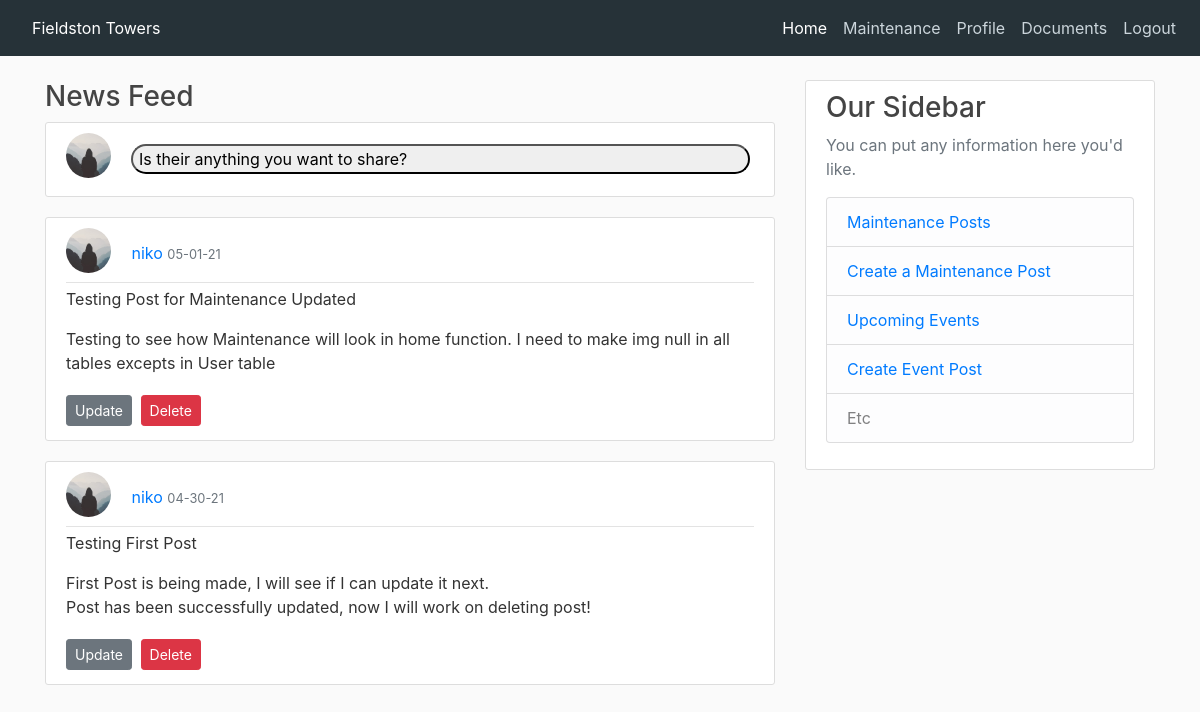
Screenshot of /home (signed in) with the database file from the repository.
### app/models.py (models this page shows, shortened)
class Maintenance(db.Model):
    id = db.Column(db.Integer, primary_key=True)
    maintenance_img = db.Column(db.String(20), nullable=False, default='default.jpg')
    title = db.Column(db.String(120))
    body = db.Column(db.String)
    start = db.Column(db.Time)
    end = db.Column(db.Time)
    date = db.Column(db.DateTime)
    timestamp = db.Column(db.DateTime, default=datetime.utcnow())
    user_id = db.Column(db.Integer, db.ForeignKey('user.id'))

class User(UserMixin, db.Model):
    id = db.Column(db.Integer, primary_key=True)
    username = db.Column(db.String(20), unique=True, nullable=False)
    first_name = db.Column(db.String(60), nullable=False)
    last_name = db.Column(db.String(60), nullable=False)
    phone_number = db.Column(db.String(), nullable=False)
    email = db.Column(db.String(120), unique=True, nullable=False)
    profile_img = db.Column(db.String(20), nullable=False, default='default.jpg')
    password_hash = db.Column(db.String(128), nullable=False)
    email_notification = db.Column(db.Boolean, default=False)
    test_notification = db.Column(db.Boolean, default=False)
    posts = db.relationship('CommunityBoard', backref='author', lazy=True)
    maintenances = db.relationship('Maintenance', backref='author', lazy=True)
    events = db.relationship('Event', backref='author', lazy=True)
    admin = db.Column(db.Boolean, default=False)

class CommunityBoard(db.Model):
    id = db.Column(db.Integer, primary_key=True)
    title = db.Column(db.String)
    post_img = db.Column(db.String(20), nullable=True)
    body = db.Column(db.String)
    user_id = db.Column(db.Integer, db.ForeignKey('user.id'))
    timestamp = db.Column(db.DateTime, default=datetime.utcnow())

### app/routes.py (the view)
@app.route('/home', methods=['GET', 'POST'])
@login_required
def home():
    image_file = url_for('static', filename='profile_pics/default.jpg')
    form = CommunityBoardForm()
    if form.validate_on_submit():
        posts = CommunityBoard(title=form.title.data, body=form.post.data, post_img=form.post_img.data, author=current_user)
        db.session.add(posts)
        db.session.commit()
        flash('Post Successful')
    posts = CommunityBoard.query.order_by(CommunityBoard.timestamp.desc()).all()
    maintenance_post = Maintenance.query.order_by(Maintenance.timestamp.desc()).all()
    return render_template('home.html', form=form, posts=posts,maintenance_post=maintenance_post, image_file=image_file)

### app/models.py (called while the page is built)
@login.user_loader
def load_user(id):
    return User.query.get(int(id))

### app/templates/home.html (shortened to what this page needs)
{% extends "base_login.html" %}
{% block content %}
<main>
    <h3>News Feed</h3>
    <article class="media content-section">
        <img class="rounded-circle article-img"
             src="{{ url_for('static', filename='profile_pics/default.jpg')}}">
        <button class="open-button buttonStyle" id="myBtn">
            Is their anything you want to share?
        </button>
    </article>
    {% for post in maintenance_post %}
    <article class="media content-section">
        <div class="media-body">
            <div class="article-metadata">
                <img class="rounded-circle article-img"
                     src="{{ url_for('static', filename='profile_pics/default.jpg')}}">
                <a href="{{url_for('user', username=post.author.username)}}">{{ post.author.username }}</a>
                <small class="text-muted">{{ post.timestamp.strftime('%m-%d-%y') }}</small>
            </div>
            <p class="article-content">{{ post.title}}</p>
            <p class="article-content">{{ post.body }}</p>
            {% if post.author == current_user %}
            <div>
                <a class="btn btn-secondary btn-sm mt-1 mb-1" href="{{ url_for('maintenance_update', post_id=post.id) }}">Update</a>
                <button type="button" class="btn btn-danger btn-sm m-1" data-toggle="modal" data-target="#deleteModalMaintenance">
                    Delete
                </button>
            </div>
            {% endif %}
        </div>
    </article>
    {% endfor %}
    {% for post in posts %}
    <article class="media content-section">
        <div class="media-body">
            <div class="article-metadata">
                <img class="rounded-circle article-img"
                     src="{{ url_for('static', filename='profile_pics/default.jpg')}}">
                <a href="#">{{ post.author.username }}</a>
                <small class="text-muted">{{ post.timestamp.strftime('%m-%d-%y') }}</small>
            </div>
            <p class="article-content">{{ post.title}}</p>
            <p class="article-content">{{ post.body }}</p>
            {% if post.author == current_user %}
            <div>
                <a class="btn btn-secondary btn-sm mt-1 mb-1" href="{{ url_for('update_post', post_id=post.id) }}">Update</a>
                <button type="button" class="btn btn-danger btn-sm m-1" data-toggle="modal" data-target="#deleteModal">
                    Delete
                </button>
            </div>
            {% endif %}
        </div>
    </article>
    {% endfor %}
</main>
{% endblock content %}

### app/static/css/base_login.css (style rules this page uses)
body { background: #fafafa; color: #333333; margin-top: 5rem; }
h1, h2, h3, h4, h5, h6 { color: #444444; }
.content-section { background: #ffffff; padding: 10px 20px; border: 1px solid #dddddd; border-radius: 3px; margin-bottom: 20px; }
.article-content { white-space: pre-line; }
.article-img { height: 45px; width: 45px; margin-right: 16px; margin-bottom: 8px; }
.article-metadata { padding-bottom: 1px; margin-bottom: 4px; border-bottom: 1px solid #e3e3e3 }
.buttonStyle { display: flex; margin: auto; width: 90%; border-radius: 20px; }

### rows the page displays
Maintenance: author.username "niko", timestamp "05-01-21", title "Testing Post for Maintenance Updated", body "Testing to see how Maintenance will look in home function. I need to make img null in all tables excepts in User table"
CommunityBoard: author.username "niko", timestamp "04-30-21", title "Testing First Post", body "First Post is being made, I will see if I can update it next. Post has been successfully updated, now I will work on deleting post!"
